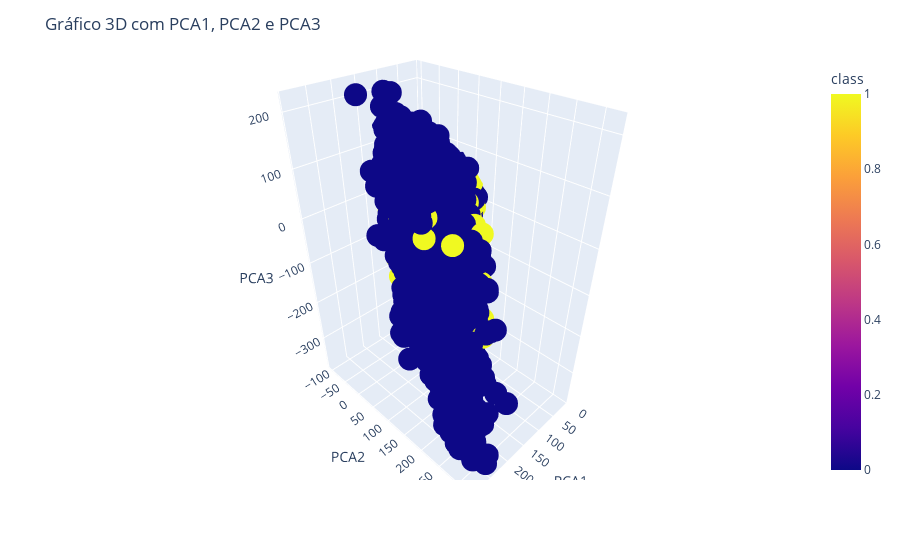

Notebook source saved alongside this figure:
### Code cell
import plotly.express as px

# Criar o gráfico 3D interativo
fig = px.scatter_3d(df_pca, x='PCA1', y='PCA2', z='PCA3', color='class')

# Configurar título
fig.update_layout(title='Gráfico 3D com PCA1, PCA2 e PCA3')

# Exibir o gráfico interativo
fig.show()

### Figure 1 — Plotly figure (JSON) as saved in the notebook; plotly's stock layout.template omitted (floating-point values rounded to 4 significant figures; data arrays with more than 128 entries replaced by an {"elided": "..."} marker saying what was removed)
{"data": [{"hovertemplate": "PCA1=%{x}<br>PCA2=%{y}<br>PCA3=%{z}<br>class=%{marker.color}<extra></extra>", "legendgroup": "", "marker": {"color": {"elided": "19020 int values"}, "coloraxis": "coloraxis", "symbol": "circle"}, "mode": "markers", "name": "", "scene": "scene", "showlegend": false, "type": "scatter3d", "x": {"elided": "19020 float values"}, "y": {"elided": "19020 float values"}, "z": {"elided": "19020 float values"}}], "layout": {"coloraxis": {"colorbar": {"title": {"text": "class"}}, "colorscale": [[0, "#0d0887"], [0.1111, "#46039f"], [0.2222, "#7201a8"], [0.3333, "#9c179e"], [0.4444, "#bd3786"], [0.5556, "#d8576b"], [0.6667, "#ed7953"], [0.7778, "#fb9f3a"], [0.8889, "#fdca26"], [1, "#f0f921"]]}, "legend": {"tracegroupgap": 0}, "margin": {"t": 60}, "scene": {"domain": {"x": [0, 1], "y": [0, 1]}, "xaxis": {"title": {"text": "PCA1"}}, "yaxis": {"title": {"text": "PCA2"}}, "zaxis": {"title": {"text": "PCA3"}}}, "title": {"text": "Gráfico 3D com PCA1, PCA2 e PCA3"}}}
